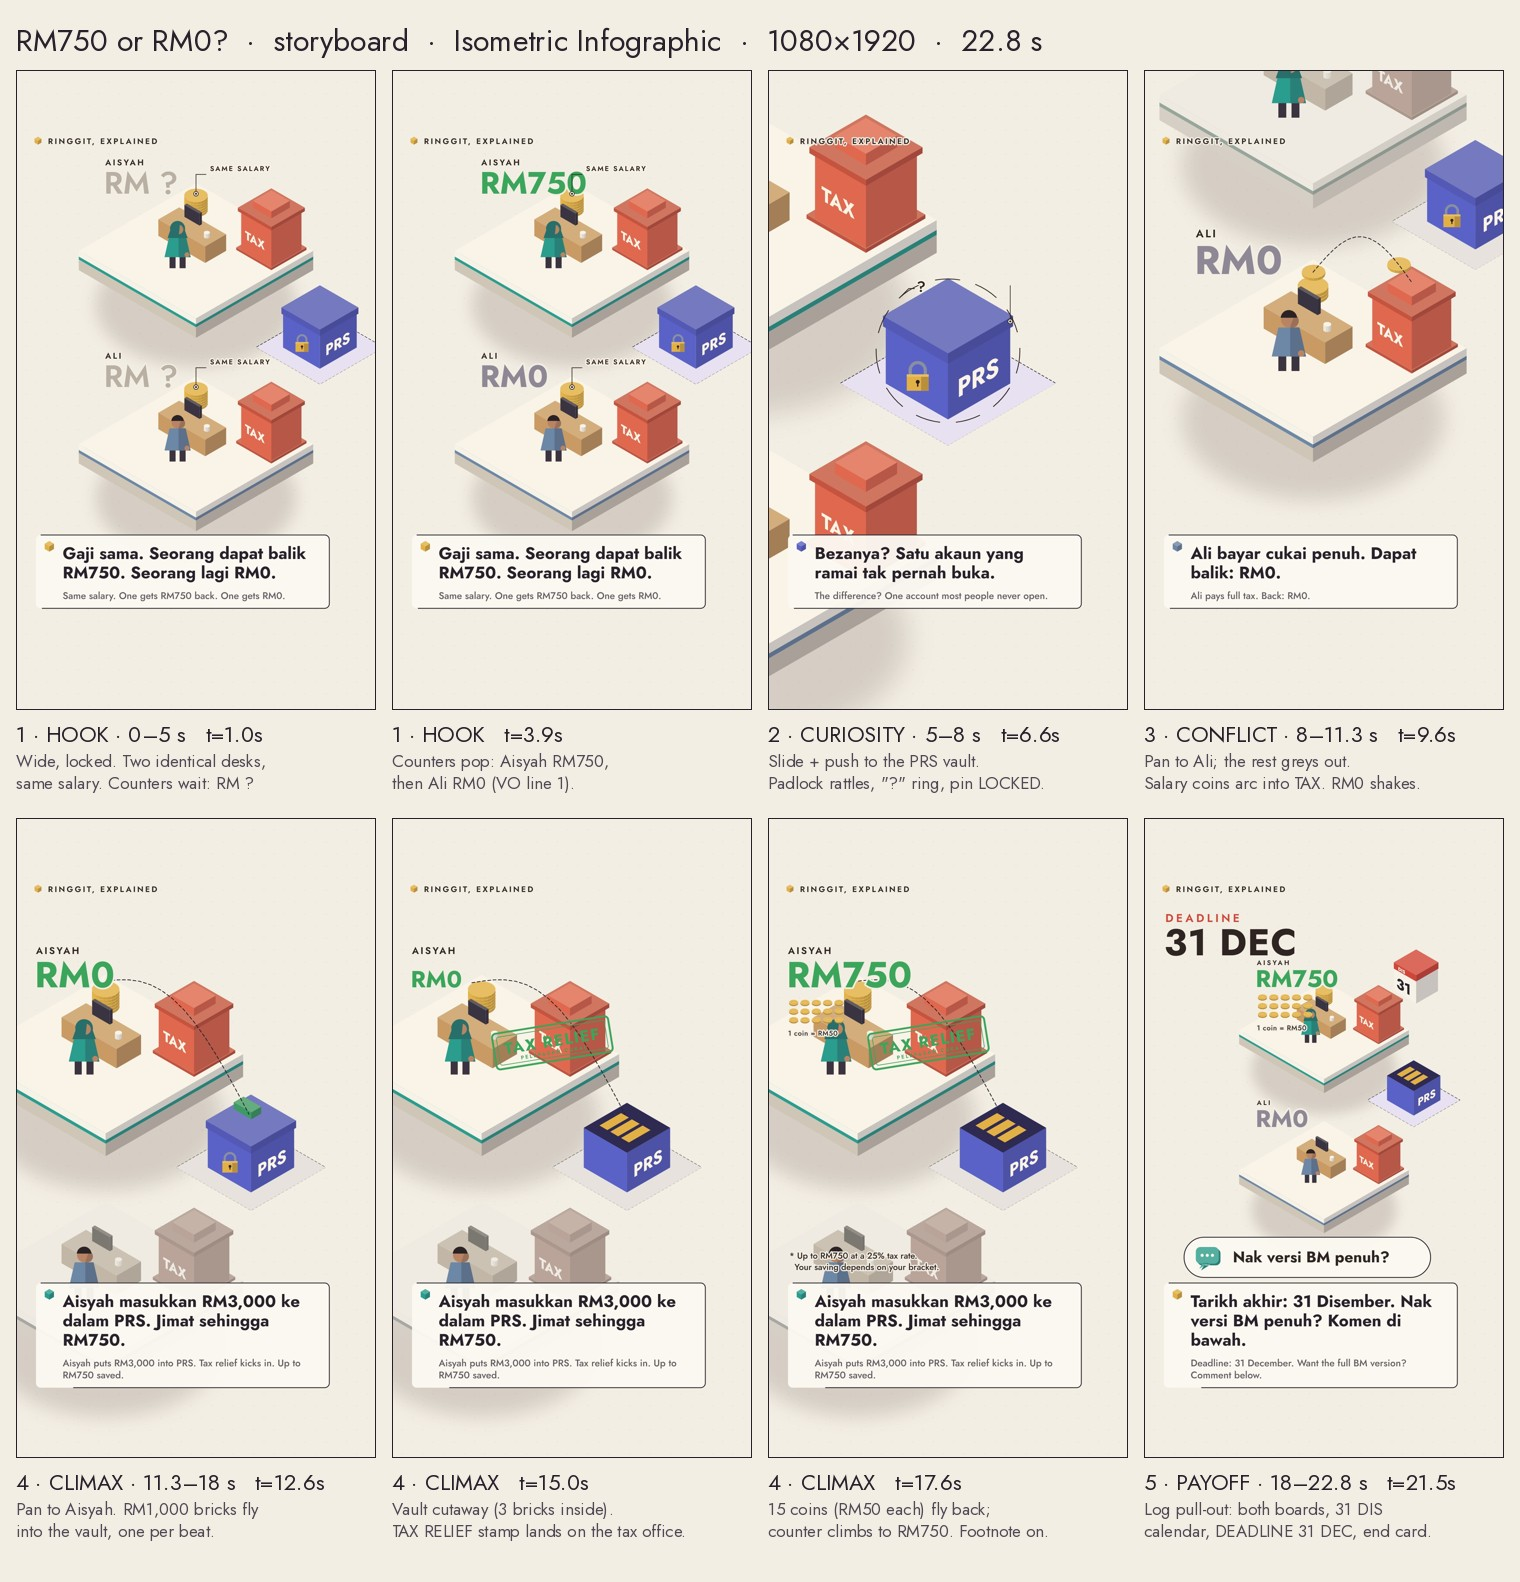

Write the Python code that produced this figure.
# storyboard sheet: key shots rendered with the real drawing code, captioned (python storyboard.py)
import os
from PIL import Image, ImageDraw, ImageFont
HERE = os.path.dirname(os.path.abspath(__file__))
F = os.path.join(HERE, 'fonts', 'jost0.woff2')
SH = [
  ('1.0', '1 · HOOK · 0–5 s', 'Wide, locked. Two identical desks,', 'same salary. Counters wait: RM ?'),
  ('3.9', '1 · HOOK', 'Counters pop: Aisyah RM750,', 'then Ali RM0 (VO line 1).'),
  ('6.6', '2 · CURIOSITY · 5–8 s', 'Slide + push to the PRS vault.', 'Padlock rattles, "?" ring, pin LOCKED.'),
  ('9.6', '3 · CONFLICT · 8–11.3 s', 'Pan to Ali; the rest greys out.', 'Salary coins arc into TAX. RM0 shakes.'),
  ('12.6', '4 · CLIMAX · 11.3–18 s', 'Pan to Aisyah. RM1,000 bricks fly', 'into the vault, one per beat.'),
  ('15.0', '4 · CLIMAX', 'Vault cutaway (3 bricks inside).', 'TAX RELIEF stamp lands on the tax office.'),
  ('17.6', '4 · CLIMAX', '15 coins (RM50 each) fly back;', 'counter climbs to RM750. Footnote on.'),
  ('21.5', '5 · PAYOFF · 18–22.8 s', 'Log pull-out: both boards, 31 DIS', 'calendar, DEADLINE 31 DEC, end card.'),
]
w, cols = 360, 4; h = w * 1920 // 1080; cap = 92
S = Image.new('RGB', (cols * w + (cols + 1) * 16, 2 * (h + cap) + 3 * 16 + 70), (243, 238, 228)); d = ImageDraw.Draw(S)
try: f1, f2, f3 = ImageFont.truetype(F, 22), ImageFont.truetype(F, 17), ImageFont.truetype(F, 30)
except Exception: f1 = f2 = f3 = ImageFont.load_default()
d.text((16, 18), 'RM750 or RM0?  ·  storyboard  ·  Isometric Infographic  ·  1080×1920  ·  22.8 s', fill=(38, 33, 43), font=f3)
for k, (t, h1, l1, l2) in enumerate(SH):
    im = Image.open(os.path.join(HERE, 'stills', f't_{t}.jpg')).convert('RGB').resize((w, h))
    x = 16 + (k % cols) * (w + 16); y = 70 + (k // cols) * (h + cap + 16)
    S.paste(im, (x, y)); d.rectangle([x, y, x + w - 1, y + h - 1], outline=(38, 33, 43))
    d.text((x, y + h + 8), f'{h1}   t={t}s', fill=(38, 33, 43), font=f1); d.text((x, y + h + 38), l1, fill=(80, 74, 86), font=f2); d.text((x, y + h + 60), l2, fill=(80, 74, 86), font=f2)
S.save(os.path.join(HERE, 'storyboard.jpg'), quality=90); print('storyboard.jpg', S.size)
